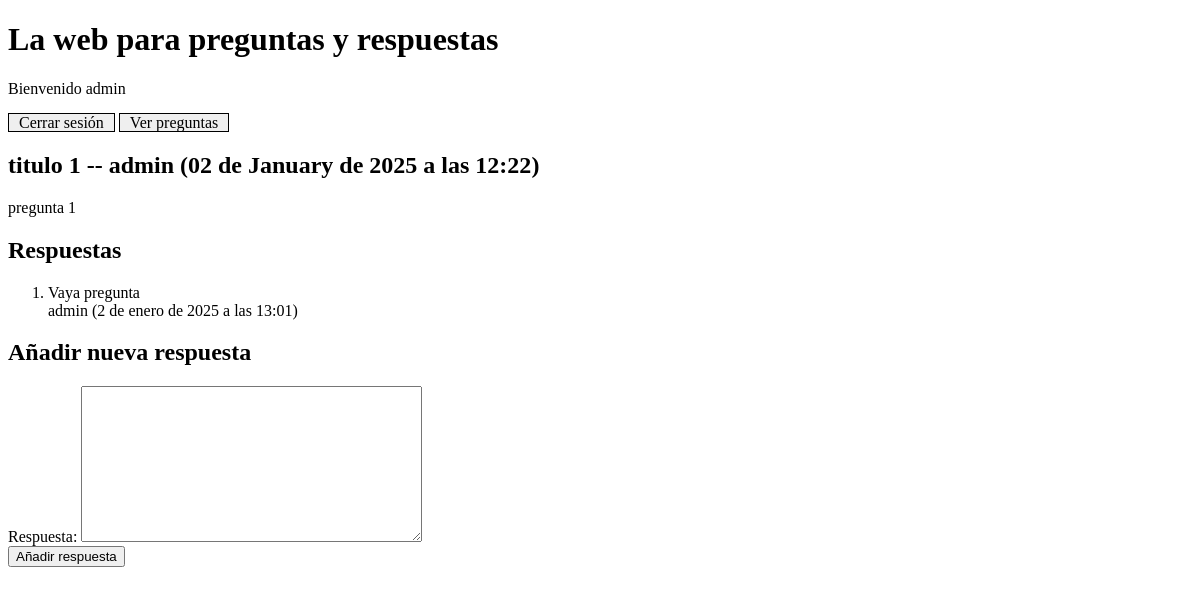
/preguntas/2 (signed in), run on the app's committed database.
### preguntas/models.py (models this page shows, shortened)
class Pregunta(models.Model):
    id = models.BigAutoField(primary_key=True, null=False)
    titulo = models.CharField(max_length=250, null=False)
    texto = models.TextField(max_length=5000, null=False)
    fecha = models.DateTimeField(auto_now_add=True, null=False)
    autor = models.ForeignKey(settings.AUTH_USER_MODEL, on_delete=models.CASCADE)

class Respuesta(models.Model):
    id = models.BigAutoField(primary_key=True, null=False)
    texto = models.TextField(max_length=5000, null=False)
    fecha = models.DateTimeField(auto_now_add=True, null=False)
    autor = models.ForeignKey(settings.AUTH_USER_MODEL, on_delete=models.CASCADE)
    pregunta = models.ForeignKey(Pregunta, on_delete=models.CASCADE)

### preguntas/views.py (the view, shortened to what this page needs)
# urls.py: path('<int:id>', views.nueva_respuesta, name='detalle_pregunta'),
@login_required(login_url='preguntas:login')
@require_http_methods(["POST", "GET"])
def nueva_respuesta(request, id):
    pregunta = get_object_or_404(Pregunta, id=id)
    if request.method == "GET":
        respuestas = pregunta.respuesta_set.all().order_by('-fecha')
        form = RespuestaForm()
        return render(request, 'detalle_pregunta.html', {'pregunta': pregunta,
                                                         'respuestas':respuestas,
                                                         'respuesta_form': form})

### preguntas/forms.py
class RespuestaForm(forms.Form):
    texto = forms.CharField(label='Respuesta', max_length=5000, widget=forms.Textarea)

### preguntas/templatetags/date_filters.py (called while the page is built)
@register.filter
def formato_fecha(fecha):
    fecha_local = localtime(fecha)
    fecha_formateada = fecha_local.strftime("%d de %B de %Y a las %H:%M")
    month_capitalize = fecha_local.strftime("%B").capitalize()
    return fecha_formateada.replace(fecha_local.strftime("%B"), month_capitalize)

### preguntas/templates/detalle_pregunta.html (shortened to what this page needs)
{% extends "base.html" %}
{% load date_filters %}
{% block content %}
    <h2>{{ pregunta.titulo }} -- {{ pregunta.autor }}  ({{ pregunta.fecha|formato_fecha}})</h2>
    <p> {{ pregunta.texto }} </p>
    {% if respuestas %}
    <h2>Respuestas</h2>
    <ol>
        {% for respuesta in respuestas %}
            <li>
                {{ respuesta.texto }} <br>
                {{ respuesta.autor }} ({{ respuesta.fecha }})
            </li>
        {% endfor %}
    </ol>
    {% endif %}
    <h2>Añadir nueva respuesta</h2>
    <form action="{% url 'preguntas:detalle_pregunta' pregunta.id %}" method="post">
        <table>
            {{ respuesta_form }}
        </table>
        <button type="submit">Añadir respuesta</button>
    </form>
{% endblock %}

### preguntas/templates/base.html (shortened to what this page needs)
{% load static %}
<!DOCTYPE html>
<html lang="es">
<head>
    <link rel="stylesheet" href="{% static 'css/preguntas.css' %}">
</head>
<body>
    <header>
        <h1>La web para preguntas y respuestas</h1>
        <nav>
            {% if request.user.username %}
                <p>Bienvenido {{request.user.username}}</p>
                <a class="btn-nav-session" href="{% url 'preguntas:logout' %}">Cerrar sesión</a>
                <a class="btn-nav-session" href="{% url 'preguntas:ver_preguntas' %}">Ver preguntas</a>
            {% else %}
                <p>No autenticado</p>
                <a class="btn-nav-session" href="{% url 'preguntas:login' %}">Iniciar sesión</a>
            {% endif %}
        </nav>
    </header>
    <main>
        {% block content %}{% endblock %}
    </main>
</body>
</html>

### preguntas/static/css/preguntas.css (style rules this page uses)
.btn-nav-session { padding: 0 10px; background: buttonface; border: 1px solid black; color: black; text-decoration: none; }

### data on the page
Pregunta: titulo "titulo 1", autor "admin", fecha "02 de January de 2025 a las 12:22", texto "pregunta 1"
Respuesta: texto "Vaya pregunta", autor "admin", fecha "2 de enero de 2025 a las 13:01"

### other printed values
{{ request.user.username }} "admin"
